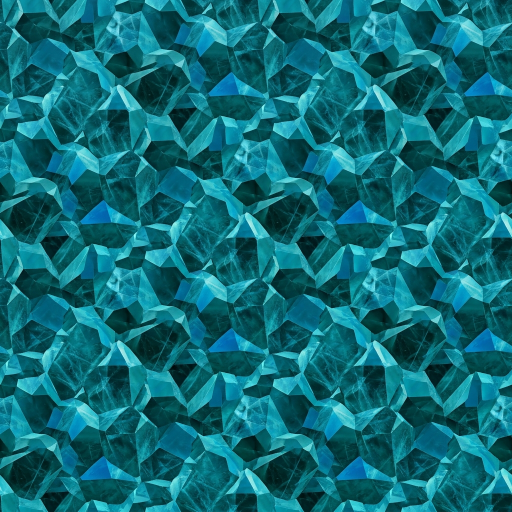
#> input picture blender/textures_pbr/arcane_crystal_albedo.png, 1024 x 1024 px (shown at 1/2 size)
$ python -i bench_i23d.py   (imports and definitions only)   (older library calls are emulated)
#> lines starting #> are read from the running program, lines starting #| are printed output that depends on the picture
"""Benchmark harness standalone de image-to-3D (Setup Onda 2).

Mede tempo por fase, pico de VRAM (``nvidia-smi`` + ``torch.cuda``), pico RSS de host,
contagem de triangulos, G1 nao-manifold, nitidez Laplaciana da ``baseColor`` e
cobertura de silhueta em 4 vistas ortograficas.

Uso:
    python tools/bench_i23d.py --imagem conceito.png --saida-dir /tmp/bench --modo baseline --json
    python tools/bench_i23d.py --modo triposg_probe --json
"""

from __future__ import annotations

import argparse
import base64
import importlib.util
import io
import json
import os
import resource
import shutil
import subprocess
import sys
import threading
import time
from pathlib import Path
from typing import Any

from PIL import Image

RAIZ = Path(__file__).resolve().parents[1]
if str(RAIZ / "src") not in sys.path:
    sys.path.insert(0, str(RAIZ / "src"))

from forge3d import qc  # noqa: E402

try:  # noqa: SIM105 - opcional em .venv leve sem numpy/cv2
    import cv2  # type: ignore[import-not-found]
    import numpy as np  # type: ignore[import-not-found]

    _TEM_CV2 = True
except ImportError:
    cv2 = None
    np = None
    _TEM_CV2 = False


# [8 lines left out: function _carregar_lod_qualidade, not called in this run]


# [57 lines that did not run here, left out]


def laplacian_sharpness(imagem_ou_caminho: Image.Image | str | Path) -> float:
    """Variancia do Laplaciano (3x3) da luminancia — quanto maior, mais nitida a textura."""
    if isinstance(imagem_ou_caminho, (str, Path)):
        with Image.open(imagem_ou_caminho) as img:
#> img is the input picture: PIL image 1024x1024 RGB; mean R, G, B 14.2, 107.9, 119.4
            gray = img.convert("L")
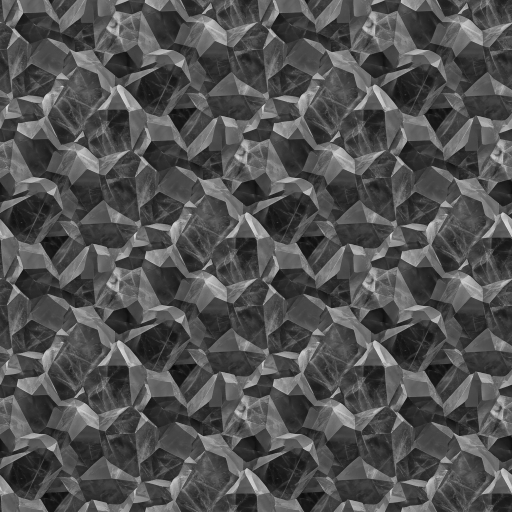
#> gray: PIL image 1024x1024 L (shown at 1/2 size); min 6, max 232, mean 81.2
    else:
        gray = imagem_ou_caminho.convert("L")

    if _TEM_CV2:
        arr = np.array(gray, dtype=np.uint8)
        return round(float(cv2.Laplacian(arr, cv2.CV_64F).var()), 4)

    w, h = gray.size
    if w < 3 or h < 3:
        return 0.0
    px = gray.tobytes()
    soma = 0.0
    soma2 = 0.0
    n = 0
    for y in range(1, h - 1):
        row = y * w
        up = (y - 1) * w
        dn = (y + 1) * w
        for x in range(1, w - 1):
            val = (
                px[up + x]
                + px[dn + x]
                + px[row + x - 1]
                + px[row + x + 1]
                - 4 * px[row + x]
            )
            soma += val
            soma2 += val * val
            n += 1
    if n == 0:
        return 0.0
    media = soma / n
    return round(max(0.0, (soma2 / n) - media * media), 4)


# [497 lines left out: functions extrair_basecolor_glb, silhouette_4view, medir_glb, _python_venv_i23d, _vendor_triposr, probe_triposg and 4 more, not called in this run]


# [2 lines not run here, left out]

>>> result = laplacian_sharpness('../blender/textures_pbr/arcane_crystal_albedo.png')
#> result = 760.3
